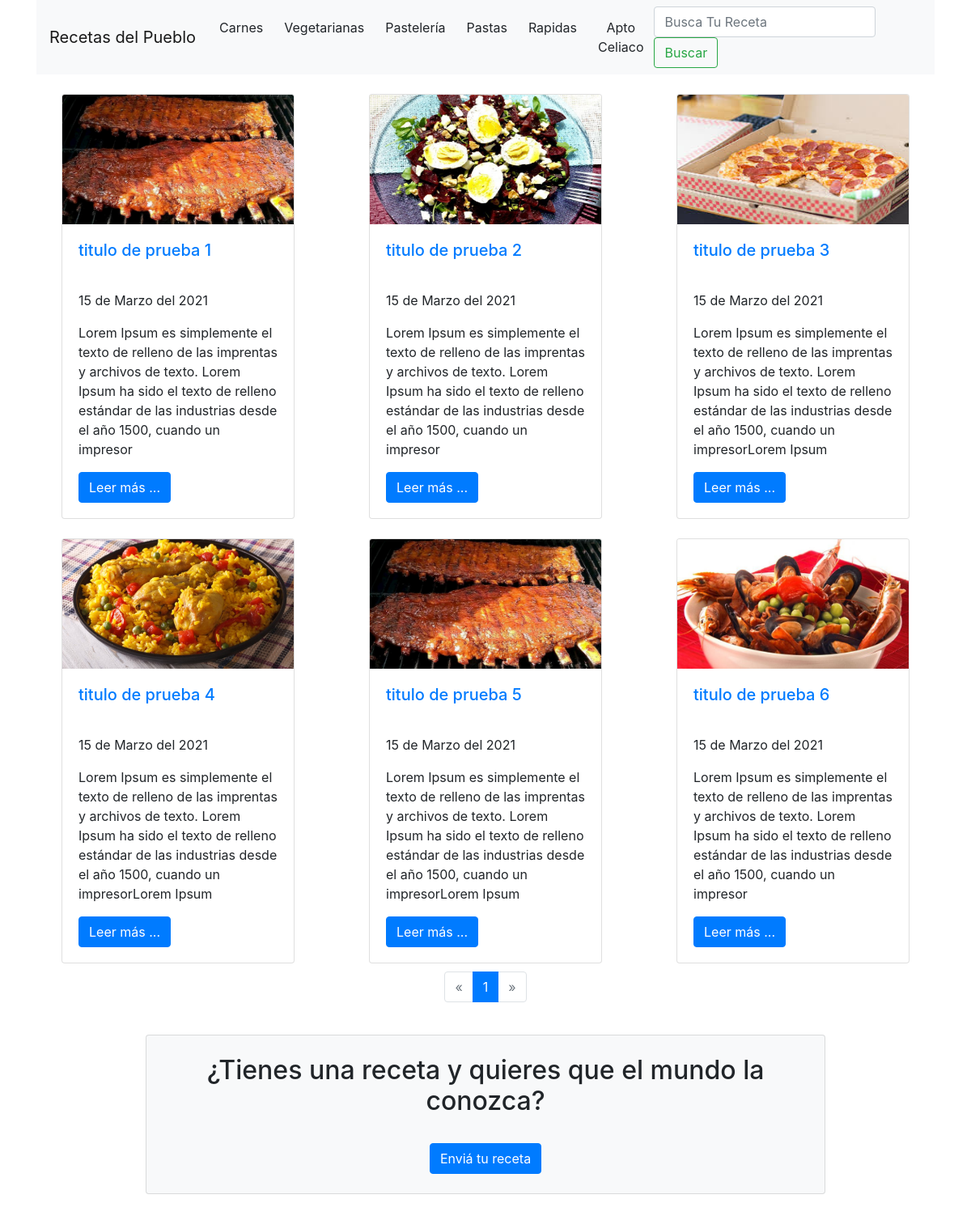
The page / on the database its author committed.
### tables this page shows
CREATE TABLE `post` (
  `id` int(11) NOT NULL,
  `titulo` varchar(30) DEFAULT NULL,
  `extracto` varchar(200) DEFAULT NULL,
  `fecha` timestamp NULL DEFAULT current_timestamp(),
  `texto` text DEFAULT NULL,
  `imagen` varchar(50) DEFAULT NULL,
  `id_tipo` int(11) DEFAULT NULL,
  `aceptada` int(1) DEFAULT NULL
);

### index.php (called while the page is built, shortened)
<?php
 require 'admin/config.php';
 require 'funciones.php';
 $conexion = conexion($bd_config);
 $posts = obtenerPost($blog_config['post_por_pagina'],$conexion,true);
 require 'vistas/index.vista.php';
?>

### admin/config.php (called while the page is built, shortened)
<?php
$blog_config = array (
    'post_por_pagina' => '6',
    'carpeta_imagenes' => 'imagenes/'
);
?>

### funciones.php (called while the page is built, shortened)
<?php
function paginaActual(){
    return isset($_GET['p']) ? (int)$_GET['p'] : 1;
};
function obtenerPost($post_por_pagina, $conexion, $solo_aceptadas = false, $solo_por_aceptar = false){
    $inicio = (paginaActual() > 1) ? paginaActual() * $post_por_pagina - $post_por_pagina : 0;
    if ($solo_aceptadas == true){
        $sentencia = $conexion->prepare("SELECT SQL_CALC_FOUND_ROWS * FROM post WHERE aceptada = 1 LIMIT $inicio, $post_por_pagina");
    }else if ($solo_por_aceptar){
        $sentencia = $conexion->prepare("SELECT SQL_CALC_FOUND_ROWS * FROM post WHERE aceptada = 0 or aceptada IS null LIMIT $inicio, $post_por_pagina");
    }else{
        $sentencia = $conexion->prepare("SELECT SQL_CALC_FOUND_ROWS * FROM post LIMIT $inicio, $post_por_pagina");
    }
    $sentencia->execute();
    return $sentencia->fetchAll();
}
function numeroPaginas($post_por_pagina, $conexion){
    $total_post = $conexion->prepare('SELECT FOUND_ROWS() as total');
    $total_post->execute();
    $total_post = $total_post->fetch()['total'];
    $numero_paginas = ceil($total_post / $post_por_pagina);
    return $numero_paginas;
}
function fecha($fecha){
    $timestamp = strtotime($fecha);
    $meses = ['Enero', 'Febrero','Marzo','Abril','Junio','Julio','Agosto','Septiembre','Octubre','Noviembre','Diciembre'];
    $dia = date('d', $timestamp);
    $mes = date('m', $timestamp) -1;
    $anio = date('y', $timestamp);
    $fecha = "$dia de " . $meses[$mes] . " del 20$anio";
    return $fecha;
}
?>

### vistas/index.vista.php (the view, shortened to what this page needs)
<!doctype html>
<html lang="en">
  <head>
    <link rel="stylesheet" href="https://cdn.jsdelivr.net/npm/bootstrap@4.5.3/dist/css/bootstrap.min.css">
  </head>
  <body>
    <div class="container">
         <nav class="navbar navbar-expand-lg navbar-light bg-light">
            <a class="navbar-brand" href="#">Recetas del Pueblo</a>
            <div class="collapse navbar-collapse" id="navbarSupportedContent">
                <ul class="navbar-nav " style="margin-left:auto;">
                    <li class="nav-item">
                        <a href="<?php echo RUTA ;?>buscar.php?tipo=carnes" class="btn ">Carnes</a>
                    </li>
                    <li class="nav-item">
                        <a href="<?php echo RUTA ;?>buscar.php?tipo=vegetarianas" class="btn ">Vegetarianas</a>
                    </li>
                    <li class="nav-item">
                        <a href="<?php echo RUTA ;?>buscar.php?tipo=pasteleria" class="btn ">Pastelería</a>
                    </li>
                    <li class="nav-item">
                        <a href="<?php echo RUTA ;?>buscar.php?tipo=pastas" class="btn ">Pastas</a>
                    </li>
                    <li class="nav-item">
                    <a href="<?php echo RUTA ;?>buscar.php?tipo=rapidas" class="btn ">Rapidas</a>
                    </li>
                   <li class="nav-item">
                    <a href="<?php echo RUTA ;?>buscar.php?tipo=apto" class="btn ">Apto Celiaco</a>
                    </li>
                </ul>
                <form name="busqueda" class="form-inline my-2 my-lg-0" action="<?php echo RUTA ;?>buscar.php" method="get">
                    <input class="form-control mr-sm-2" name="busqueda" type="search" placeholder="Busca Tu Receta" aria-label="Search">
                    <button class="btn btn-outline-success my-2 my-sm-0" type="submit">Buscar</button>
                </form>
                <br>
            </div>
        </nav>
    </div>
    <div class="container">
        <div class="row">
            <?php foreach($posts as $post):?>
                <article class="col col-sm-4">
                <br>
                    <div class="card" style="width: 18rem;margin-left: auto; margin-right: auto;height: 525px;">
                        <img class="card-img-top" src="<?php echo RUTA?>imagenes/<?php echo $post['imagen'];?>" style="height: 160px;">
                        <div class="card-body">
                            <h5 class="card-title" style="height: 50px; color:#007bff;"><?php echo $post['titulo']?></h5>
                            <p class="card-text"><?php echo fecha($post['fecha']);?></p>
                            <p class="card-text"><?php echo $post['extracto'];?></p>
                            <div >
                                <a class="btn btn-primary" href="post.php?id=<?php echo $post['id'];?>" > Leer más ...</a>
                            </div>
                        </div>
                    </div>
                </article>
            <?php endforeach;?>
        </div>
    </div>
    <?php require 'paginacion.php' ?>
    <br>
    <div style="margin-left:15%;margin-right:15%">
        <div class="card" style="text-align: center; background: #f8f9fa!important">
        <br>
            <div class="container " >
                <h2>¿Tienes una receta y quieres que el mundo la conozca?</h2><br>
                <a class="btn btn-primary" href="enviar_receta.php";?>Enviá tu receta</a>
            </div>
            <br>
       </div>
    </div>
    <br><br>
    </body>
</html>

### paginacion.php (shortened to what this page needs)
<nav aria-label="Page navigation example" style="margin-top: 10px;">
    <?php $numero_paginas = numeroPaginas($blog_config['post_por_pagina'], $conexion);  ?>
        <ul class="pagination justify-content-center">
            <?php if (paginaActual() === 1) : ?>
                <li class="page-item disabled">
                    <span class="page-link">&laquo;</span>
                </li>
            <?php endif;?>
            <?php for($i = 1; $i <= $numero_paginas; $i++):  ?>
                <?php if(paginaActual()=== $i): ?>
                    <li class="page-item active"><a class="page-link" href="index.php?p=<?php echo $i;?>"> <?php echo $i;?></a></li>
                <?php else:?>
                <li class="page-item"><a class="page-link" href="index.php?p=<?php echo $i;?>"><?php echo $i;?></a></li>
                <?php endif;?>
            <?php endfor;?>
            <?php if(paginaActual() == $numero_paginas):?>
                <li class="page-item disabled">
                    <span class="page-link">&raquo;</span>
                </li>
            <?php endif;?>
        </ul>
    </nav>

### rows shown on the page
post: imagen (picture), titulo "titulo de prueba 1", fecha "15 de Marzo del 2021", extracto "Lorem Ipsum es simplemente el texto de relleno de las imprentas y archivos de texto. Lorem Ipsum ha sido el texto de relleno estándar de las industrias desde el año 1500, cuando un impresor"
post: imagen (picture), titulo "titulo de prueba 2", fecha "15 de Marzo del 2021", extracto "Lorem Ipsum es simplemente el texto de relleno de las imprentas y archivos de texto. Lorem Ipsum ha sido el texto de relleno estándar de las industrias desde el año 1500, cuando un impresor"
post: imagen (picture), titulo "titulo de prueba 3", fecha "15 de Marzo del 2021", extracto "Lorem Ipsum es simplemente el texto de relleno de las imprentas y archivos de texto. Lorem Ipsum ha sido el texto de relleno estándar de las industrias desde el año 1500, cuando un impresorLorem Ipsum"
post: imagen (picture), titulo "titulo de prueba 4", fecha "15 de Marzo del 2021", extracto "Lorem Ipsum es simplemente el texto de relleno de las imprentas y archivos de texto. Lorem Ipsum ha sido el texto de relleno estándar de las industrias desde el año 1500, cuando un impresorLorem Ipsum"
post: imagen (picture), titulo "titulo de prueba 5", fecha "15 de Marzo del 2021", extracto "Lorem Ipsum es simplemente el texto de relleno de las imprentas y archivos de texto. Lorem Ipsum ha sido el texto de relleno estándar de las industrias desde el año 1500, cuando un impresorLorem Ipsum"
post: imagen (picture), titulo "titulo de prueba 6", fecha "15 de Marzo del 2021", extracto "Lorem Ipsum es simplemente el texto de relleno de las imprentas y archivos de texto. Lorem Ipsum ha sido el texto de relleno estándar de las industrias desde el año 1500, cuando un impresor"
